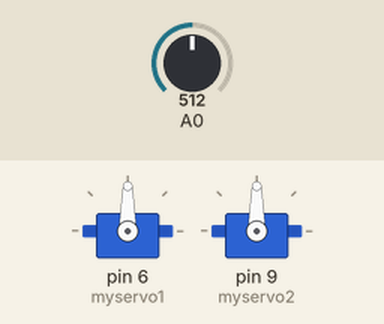
A sketch run on a simulated Arduino Uno, built with avr-gcc and run on an emulated ATmega328P. On the bench: 2 × servo. The inputs (shaded band) are chosen by the test bench; at power-on: A0 = 512.

Above: at 1.8 s.
1.9 s: A0 set to 414
3.4 s: A0 set to 392
At 4.6 s:
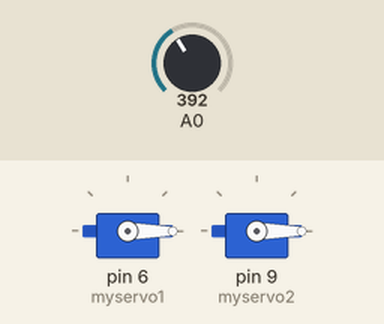
5.5 s: A0 set to 410
At 5.9 s:
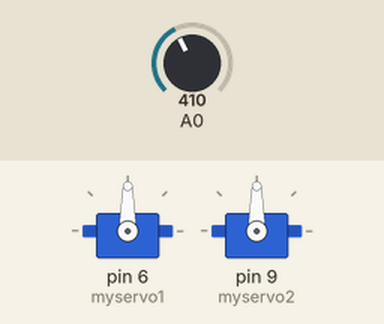
7.0 s: A0 set to 390
At 8.7 s:
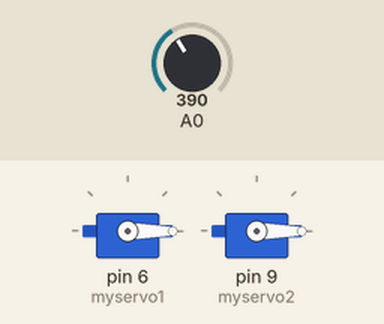
Timing chart, 0 to 10.0 s (numbered marks = the images above; inputs shaded):
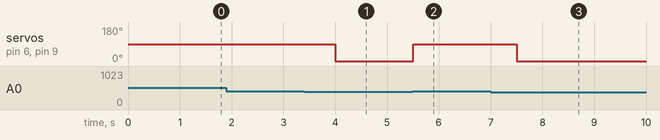

The sketch:

code.ino
```cpp
#include <Servo.h>
Servo myservo1;
Servo myservo2;
int sensor;

//this code is developed by Abir Islam Mishad
// for any help +8801771465323
//or mail to abir.mishad.info@gmail.com

void setup() {

Serial.begin(9600);
myservo1.attach(6);
myservo2.attach(9);
myservo1.write(0);
myservo2.write(0);

}

void loop() {

 sensor = analogRead(A0);

if(sensor > 400){

  myservo1.write(90);
  myservo2.write(90);
  delay(1000);
}

 else{
  myservo1.write(0);
  myservo2.write(0);
  delay(10);
 }

}
```

Measured:
- the behaviour switches between 401 and 400 on A0 (found by bisection; images 0 and 1)
- after the input at 1.9 s, every drawn part: stays the same
- after the input at 3.4 s, servo on pin 6 (myservo1), servo on pin 9 (myservo2): 90° → 0° after 0.60 s
- after the input at 5.5 s, servo on pin 6 (myservo1), servo on pin 9 (myservo2): 0° → 90° at once
- after the input at 7.0 s, servo on pin 6 (myservo1), servo on pin 9 (myservo2): 90° → 0° after 0.51 s
